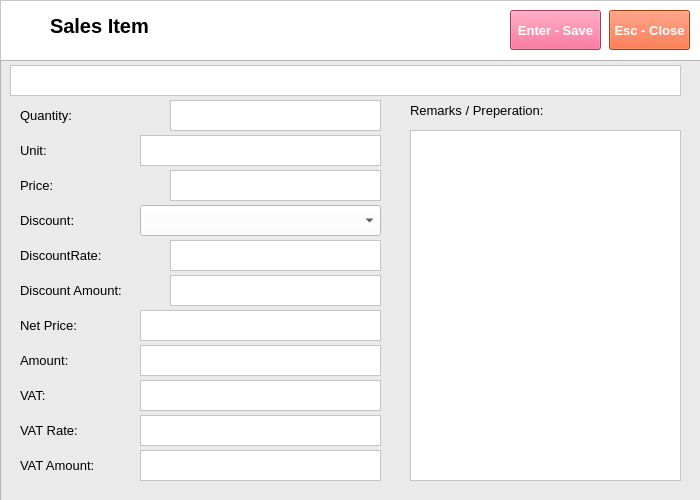
<?xml version="1.0" encoding="UTF-8"?>
<ui version="4.0">
 <class>Form</class>
 <widget class="QWidget" name="Form">
  <property name="geometry">
   <rect>
    <x>0</x>
    <y>0</y>
    <width>700</width>
    <height>500</height>
   </rect>
  </property>
  <property name="windowTitle">
   <string>Form</string>
  </property>
  <widget class="QFrame" name="frame">
   <property name="geometry">
    <rect>
     <x>0</x>
     <y>0</y>
     <width>701</width>
     <height>61</height>
    </rect>
   </property>
   <property name="styleSheet">
    <string notr="true">background-color: rgb(255, 255, 255);</string>
   </property>
   <property name="frameShape">
    <enum>QFrame::StyledPanel</enum>
   </property>
   <property name="frameShadow">
    <enum>QFrame::Raised</enum>
   </property>
   <widget class="QLabel" name="label">
    <property name="geometry">
     <rect>
      <x>10</x>
      <y>10</y>
      <width>35</width>
      <height>35</height>
     </rect>
    </property>
    <property name="text">
     <string/>
    </property>
    <property name="pixmap">
     <pixmap>../../Documents/GitHub/python-pos/img/POS.png</pixmap>
    </property>
    <property name="scaledContents">
     <bool>true</bool>
    </property>
   </widget>
   <widget class="QLabel" name="label_2">
    <property name="geometry">
     <rect>
      <x>50</x>
      <y>10</y>
      <width>101</width>
      <height>31</height>
     </rect>
    </property>
    <property name="font">
     <font>
      <family>Segoe UI</family>
      <pointsize>15</pointsize>
      <weight>75</weight>
      <bold>true</bold>
     </font>
    </property>
    <property name="text">
     <string>Sales Item</string>
    </property>
   </widget>
   <widget class="QPushButton" name="pushButtonSave">
    <property name="geometry">
     <rect>
      <x>510</x>
      <y>10</y>
      <width>91</width>
      <height>40</height>
     </rect>
    </property>
    <property name="font">
     <font>
      <family>Segoe UI</family>
      <pointsize>10</pointsize>
      <weight>75</weight>
      <bold>true</bold>
     </font>
    </property>
    <property name="styleSheet">
     <string notr="true">background-color: rgb(240, 80, 128);
color: rgb(255, 255, 255);</string>
    </property>
    <property name="text">
     <string>Enter - Save</string>
    </property>
   </widget>
   <widget class="QPushButton" name="pushButtonClose">
    <property name="geometry">
     <rect>
      <x>609</x>
      <y>10</y>
      <width>81</width>
      <height>40</height>
     </rect>
    </property>
    <property name="font">
     <font>
      <family>Segoe UI</family>
      <pointsize>10</pointsize>
      <weight>75</weight>
      <bold>true</bold>
     </font>
    </property>
    <property name="styleSheet">
     <string notr="true">background-color: rgb(243, 79, 28);
color: rgb(255, 255, 255);</string>
    </property>
    <property name="text">
     <string>Esc - Close</string>
    </property>
   </widget>
  </widget>
  <widget class="QFrame" name="frame_2">
   <property name="geometry">
    <rect>
     <x>0</x>
     <y>60</y>
     <width>701</width>
     <height>441</height>
    </rect>
   </property>
   <property name="styleSheet">
    <string notr="true">background-color: rgb(234, 234, 234);</string>
   </property>
   <property name="frameShape">
    <enum>QFrame::StyledPanel</enum>
   </property>
   <property name="frameShadow">
    <enum>QFrame::Raised</enum>
   </property>
   <widget class="QTextEdit" name="textEditItemDescription">
    <property name="geometry">
     <rect>
      <x>10</x>
      <y>5</y>
      <width>671</width>
      <height>31</height>
     </rect>
    </property>
    <property name="font">
     <font>
      <family>Segoe UI</family>
      <pointsize>10</pointsize>
     </font>
    </property>
    <property name="styleSheet">
     <string notr="true">background-color: rgb(255, 255, 255);
color: rgb(0, 0, 0);</string>
    </property>
   </widget>
   <widget class="QLabel" name="label_3">
    <property name="geometry">
     <rect>
      <x>20</x>
      <y>45</y>
      <width>61</width>
      <height>21</height>
     </rect>
    </property>
    <property name="font">
     <font>
      <family>Segoe UI</family>
      <pointsize>10</pointsize>
     </font>
    </property>
    <property name="text">
     <string>Quantity:</string>
    </property>
   </widget>
   <widget class="QTextEdit" name="textEditQuantity">
    <property name="geometry">
     <rect>
      <x>170</x>
      <y>40</y>
      <width>211</width>
      <height>31</height>
     </rect>
    </property>
    <property name="styleSheet">
     <string notr="true">background-color: rgb(255, 255, 255);
color: rgb(0, 0, 0);</string>
    </property>
   </widget>
   <widget class="QTextEdit" name="textEditUnit">
    <property name="geometry">
     <rect>
      <x>140</x>
      <y>75</y>
      <width>241</width>
      <height>31</height>
     </rect>
    </property>
    <property name="styleSheet">
     <string notr="true">background-color: rgb(255, 255, 255);
color: rgb(0, 0, 0);</string>
    </property>
   </widget>
   <widget class="QLabel" name="label_4">
    <property name="geometry">
     <rect>
      <x>20</x>
      <y>80</y>
      <width>61</width>
      <height>21</height>
     </rect>
    </property>
    <property name="font">
     <font>
      <family>Segoe UI</family>
      <pointsize>10</pointsize>
     </font>
    </property>
    <property name="text">
     <string>Unit:</string>
    </property>
   </widget>
   <widget class="QLabel" name="label_5">
    <property name="geometry">
     <rect>
      <x>20</x>
      <y>115</y>
      <width>61</width>
      <height>21</height>
     </rect>
    </property>
    <property name="font">
     <font>
      <family>Segoe UI</family>
      <pointsize>10</pointsize>
     </font>
    </property>
    <property name="text">
     <string>Price:</string>
    </property>
   </widget>
   <widget class="QTextEdit" name="textEditPrice">
    <property name="geometry">
     <rect>
      <x>170</x>
      <y>110</y>
      <width>211</width>
      <height>31</height>
     </rect>
    </property>
    <property name="styleSheet">
     <string notr="true">background-color: rgb(255, 255, 255);
color: rgb(0, 0, 0);</string>
    </property>
   </widget>
   <widget class="QLabel" name="label_6">
    <property name="geometry">
     <rect>
      <x>20</x>
      <y>150</y>
      <width>61</width>
      <height>21</height>
     </rect>
    </property>
    <property name="font">
     <font>
      <family>Segoe UI</family>
      <pointsize>10</pointsize>
     </font>
    </property>
    <property name="text">
     <string>Discount:</string>
    </property>
   </widget>
   <widget class="QTextEdit" name="textEditDiscountRate">
    <property name="geometry">
     <rect>
      <x>170</x>
      <y>180</y>
      <width>211</width>
      <height>31</height>
     </rect>
    </property>
    <property name="styleSheet">
     <string notr="true">background-color: rgb(255, 255, 255);
color: rgb(0, 0, 0);</string>
    </property>
   </widget>
   <widget class="QLabel" name="label_7">
    <property name="geometry">
     <rect>
      <x>20</x>
      <y>185</y>
      <width>91</width>
      <height>21</height>
     </rect>
    </property>
    <property name="font">
     <font>
      <family>Segoe UI</family>
      <pointsize>10</pointsize>
     </font>
    </property>
    <property name="text">
     <string>DiscountRate:</string>
    </property>
   </widget>
   <widget class="QLabel" name="label_8">
    <property name="geometry">
     <rect>
      <x>20</x>
      <y>220</y>
      <width>101</width>
      <height>21</height>
     </rect>
    </property>
    <property name="font">
     <font>
      <family>Segoe UI</family>
      <pointsize>10</pointsize>
     </font>
    </property>
    <property name="text">
     <string>Discount Amount:</string>
    </property>
   </widget>
   <widget class="QTextEdit" name="textEditDiscountAmount">
    <property name="geometry">
     <rect>
      <x>170</x>
      <y>215</y>
      <width>211</width>
      <height>31</height>
     </rect>
    </property>
    <property name="styleSheet">
     <string notr="true">background-color: rgb(255, 255, 255);
color: rgb(0, 0, 0);</string>
    </property>
   </widget>
   <widget class="QTextEdit" name="textEditNetPrice">
    <property name="geometry">
     <rect>
      <x>140</x>
      <y>250</y>
      <width>241</width>
      <height>31</height>
     </rect>
    </property>
    <property name="styleSheet">
     <string notr="true">background-color: rgb(255, 255, 255);
color: rgb(0, 0, 0);</string>
    </property>
   </widget>
   <widget class="QLabel" name="label_9">
    <property name="geometry">
     <rect>
      <x>20</x>
      <y>255</y>
      <width>61</width>
      <height>21</height>
     </rect>
    </property>
    <property name="font">
     <font>
      <family>Segoe UI</family>
      <pointsize>10</pointsize>
     </font>
    </property>
    <property name="text">
     <string>Net Price:</string>
    </property>
   </widget>
   <widget class="QLabel" name="label_10">
    <property name="geometry">
     <rect>
      <x>20</x>
      <y>290</y>
      <width>61</width>
      <height>21</height>
     </rect>
    </property>
    <property name="font">
     <font>
      <family>Segoe UI</family>
      <pointsize>10</pointsize>
     </font>
    </property>
    <property name="text">
     <string>Amount:</string>
    </property>
   </widget>
   <widget class="QTextEdit" name="textEditAmount">
    <property name="geometry">
     <rect>
      <x>140</x>
      <y>285</y>
      <width>241</width>
      <height>31</height>
     </rect>
    </property>
    <property name="styleSheet">
     <string notr="true">background-color: rgb(255, 255, 255);
color: rgb(0, 0, 0);</string>
    </property>
   </widget>
   <widget class="QTextEdit" name="textEditVAT">
    <property name="geometry">
     <rect>
      <x>140</x>
      <y>320</y>
      <width>241</width>
      <height>31</height>
     </rect>
    </property>
    <property name="styleSheet">
     <string notr="true">background-color: rgb(255, 255, 255);
color: rgb(0, 0, 0);</string>
    </property>
   </widget>
   <widget class="QLabel" name="label_11">
    <property name="geometry">
     <rect>
      <x>20</x>
      <y>325</y>
      <width>61</width>
      <height>21</height>
     </rect>
    </property>
    <property name="font">
     <font>
      <family>Segoe UI</family>
      <pointsize>10</pointsize>
     </font>
    </property>
    <property name="text">
     <string>VAT:</string>
    </property>
   </widget>
   <widget class="QLabel" name="label_12">
    <property name="geometry">
     <rect>
      <x>20</x>
      <y>360</y>
      <width>61</width>
      <height>21</height>
     </rect>
    </property>
    <property name="font">
     <font>
      <family>Segoe UI</family>
      <pointsize>10</pointsize>
     </font>
    </property>
    <property name="text">
     <string>VAT Rate:</string>
    </property>
   </widget>
   <widget class="QTextEdit" name="textEditVATRate">
    <property name="geometry">
     <rect>
      <x>140</x>
      <y>355</y>
      <width>241</width>
      <height>31</height>
     </rect>
    </property>
    <property name="styleSheet">
     <string notr="true">background-color: rgb(255, 255, 255);
color: rgb(0, 0, 0);</string>
    </property>
   </widget>
   <widget class="QTextEdit" name="textEditVATAmount">
    <property name="geometry">
     <rect>
      <x>140</x>
      <y>390</y>
      <width>241</width>
      <height>31</height>
     </rect>
    </property>
    <property name="styleSheet">
     <string notr="true">background-color: rgb(255, 255, 255);
color: rgb(0, 0, 0);</string>
    </property>
   </widget>
   <widget class="QLabel" name="label_13">
    <property name="geometry">
     <rect>
      <x>20</x>
      <y>395</y>
      <width>81</width>
      <height>21</height>
     </rect>
    </property>
    <property name="font">
     <font>
      <family>Segoe UI</family>
      <pointsize>10</pointsize>
     </font>
    </property>
    <property name="text">
     <string>VAT Amount:</string>
    </property>
   </widget>
   <widget class="QComboBox" name="comboBoxDiscount">
    <property name="geometry">
     <rect>
      <x>140</x>
      <y>145</y>
      <width>241</width>
      <height>31</height>
     </rect>
    </property>
    <property name="styleSheet">
     <string notr="true">background-color: rgb(255, 255, 255);
color: rgb(0, 0, 0);</string>
    </property>
   </widget>
   <widget class="QLabel" name="labelSysCalculatorQuantity">
    <property name="geometry">
     <rect>
      <x>140</x>
      <y>40</y>
      <width>28</width>
      <height>28</height>
     </rect>
    </property>
    <property name="text">
     <string/>
    </property>
    <property name="pixmap">
     <pixmap>../../Documents/GitHub/python-pos/img/Keyboard Icon/calculator.png</pixmap>
    </property>
    <property name="scaledContents">
     <bool>true</bool>
    </property>
   </widget>
   <widget class="QLabel" name="labelSysCalculatorPrice">
    <property name="geometry">
     <rect>
      <x>140</x>
      <y>110</y>
      <width>28</width>
      <height>28</height>
     </rect>
    </property>
    <property name="text">
     <string/>
    </property>
    <property name="pixmap">
     <pixmap>../../Documents/GitHub/python-pos/img/Keyboard Icon/calculator.png</pixmap>
    </property>
    <property name="scaledContents">
     <bool>true</bool>
    </property>
   </widget>
   <widget class="QLabel" name="labelSysCalculatorDiscountRate">
    <property name="geometry">
     <rect>
      <x>140</x>
      <y>180</y>
      <width>28</width>
      <height>28</height>
     </rect>
    </property>
    <property name="text">
     <string/>
    </property>
    <property name="pixmap">
     <pixmap>../../Documents/GitHub/python-pos/img/Keyboard Icon/calculator.png</pixmap>
    </property>
    <property name="scaledContents">
     <bool>true</bool>
    </property>
   </widget>
   <widget class="QLabel" name="labelSysCalculatorDiscountAmount">
    <property name="geometry">
     <rect>
      <x>140</x>
      <y>215</y>
      <width>28</width>
      <height>28</height>
     </rect>
    </property>
    <property name="text">
     <string/>
    </property>
    <property name="pixmap">
     <pixmap>../../Documents/GitHub/python-pos/img/Keyboard Icon/calculator.png</pixmap>
    </property>
    <property name="scaledContents">
     <bool>true</bool>
    </property>
   </widget>
   <widget class="QLabel" name="label_14">
    <property name="geometry">
     <rect>
      <x>410</x>
      <y>40</y>
      <width>141</width>
      <height>21</height>
     </rect>
    </property>
    <property name="font">
     <font>
      <family>Segoe UI</family>
      <pointsize>10</pointsize>
     </font>
    </property>
    <property name="text">
     <string>Remarks / Preperation:</string>
    </property>
   </widget>
   <widget class="QLabel" name="labelSysKeyboard">
    <property name="geometry">
     <rect>
      <x>550</x>
      <y>40</y>
      <width>28</width>
      <height>28</height>
     </rect>
    </property>
    <property name="text">
     <string/>
    </property>
    <property name="pixmap">
     <pixmap>../../Documents/GitHub/python-pos/img/Keyboard Icon/keyboard.png</pixmap>
    </property>
    <property name="scaledContents">
     <bool>true</bool>
    </property>
   </widget>
   <widget class="QTextEdit" name="textEditRemarks">
    <property name="geometry">
     <rect>
      <x>410</x>
      <y>70</y>
      <width>271</width>
      <height>351</height>
     </rect>
    </property>
    <property name="styleSheet">
     <string notr="true">background-color: rgb(255, 255, 255);
color: rgb(0, 0, 0);</string>
    </property>
   </widget>
  </widget>
 </widget>
 <resources/>
 <connections/>
</ui>
